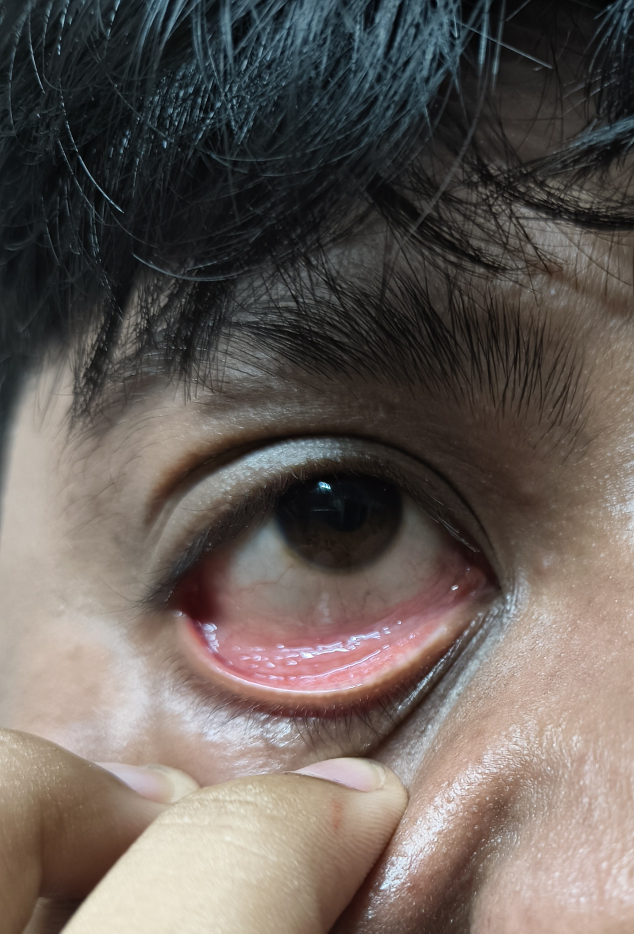
#> input picture backend/test-images/6.jpg, 1902 x 2800 px (shown at 1/3 size); its folder holds only this picture in this run
$ python -i hemoglobin_estimator_old.py   (imports and definitions only)
#> lines starting #> are read from the running program, lines starting #| are printed output that depends on the picture
import cv2
import numpy as np
from config import (
    UPLOAD_FOLDER, EYE_DETECTION, CONJUNCTIVA_CROP,
    HSV_THRESHOLDS, HGB_SCALE, HGB_CALIBRATION
)
import os

def estimate_hemoglobin(image_stream, save_debug=True, user_id=None):
    """Detects eye region, extracts conjunctiva, estimates hemoglobin."""

    if not user_id:
        raise ValueError("Missing user_id — required for per-user file separation")

    file_bytes = np.frombuffer(image_stream.read(), np.uint8)
    img = cv2.imdecode(file_bytes, cv2.IMREAD_COLOR)
    if img is None:
        raise ValueError("Could not decode uploaded image")

    gray = cv2.cvtColor(img, cv2.COLOR_BGR2GRAY)
    eye_cascade = cv2.CascadeClassifier(cv2.data.haarcascades + 'haarcascade_eye.xml')

    eyes = eye_cascade.detectMultiScale(
        gray,
        scaleFactor=EYE_DETECTION["scaleFactor"],
        minNeighbors=EYE_DETECTION["minNeighbors"],
        minSize=EYE_DETECTION["minSize"]
    )

    if save_debug:
        cv2.imwrite(os.path.join(UPLOAD_FOLDER, f"original_{user_id}.jpg"), img)

    if len(eyes) == 0:
        return 0

    for (ex, ey, ew, eh) in eyes:
        eye_roi = img[ey:ey+eh, ex:ex+ew]
        h, w = eye_roi.shape[:2]

        lc = int(h / CONJUNCTIVA_CROP["lower_crop_ratio"])
        lt = int(w / CONJUNCTIVA_CROP["left_trim_ratio"])
        rt = int(w / CONJUNCTIVA_CROP["right_trim_ratio"])
        eye_roi = eye_roi[lc:h, lt:(w - rt)]

        hsv = cv2.cvtColor(eye_roi, cv2.COLOR_BGR2HSV)
        mask1 = cv2.inRange(hsv, HSV_THRESHOLDS["lower_red1"], HSV_THRESHOLDS["upper_red1"])
        mask2 = cv2.inRange(hsv, HSV_THRESHOLDS["lower_red2"], HSV_THRESHOLDS["upper_red2"])
        mask = cv2.bitwise_or(mask1, mask2)

        kernel = np.ones((5, 5), np.uint8)
        mask = cv2.morphologyEx(mask, cv2.MORPH_CLOSE, kernel, iterations=2)
        mask = cv2.GaussianBlur(mask, (5, 5), 0)

        cnts, _ = cv2.findContours(mask, cv2.RETR_EXTERNAL, cv2.CHAIN_APPROX_SIMPLE)
        if not cnts:
            continue

        c = max(cnts, key=cv2.contourArea)
        mask_contour = np.zeros_like(mask)
        cv2.drawContours(mask_contour, [c], -1, 255, thickness=cv2.FILLED)
        conjunctiva = cv2.bitwise_and(eye_roi, eye_roi, mask=mask_contour)

        if save_debug:
            cv2.imwrite(os.path.join(UPLOAD_FOLDER, f"eye_0_{user_id}.jpg"), eye_roi)
            cv2.imwrite(os.path.join(UPLOAD_FOLDER, f"mask_0_{user_id}.jpg"), mask)
            cv2.imwrite(os.path.join(UPLOAD_FOLDER, f"conjunctiva_0_{user_id}.jpg"), conjunctiva)

        non_black = cv2.inRange(conjunctiva, np.array([10, 10, 10]), np.array([255, 255, 255]))
        mean_bgr = cv2.mean(conjunctiva, mask=non_black)
        b, g, r = mean_bgr[:3]

        color_intensity = (r - g * 0.5 - b * 0.25)
        Hgb = HGB_CALIBRATION["offset"] + (color_intensity / HGB_CALIBRATION["scale_divisor"]) * HGB_CALIBRATION["scale_factor"]
        Hgb = round(max(HGB_SCALE["min"], min(HGB_SCALE["max"], Hgb)), 1)

        return Hgb

    return 0

>>> import cv2
>>> picture = cv2.imread('../test-images/6.jpg', cv2.IMREAD_GRAYSCALE)
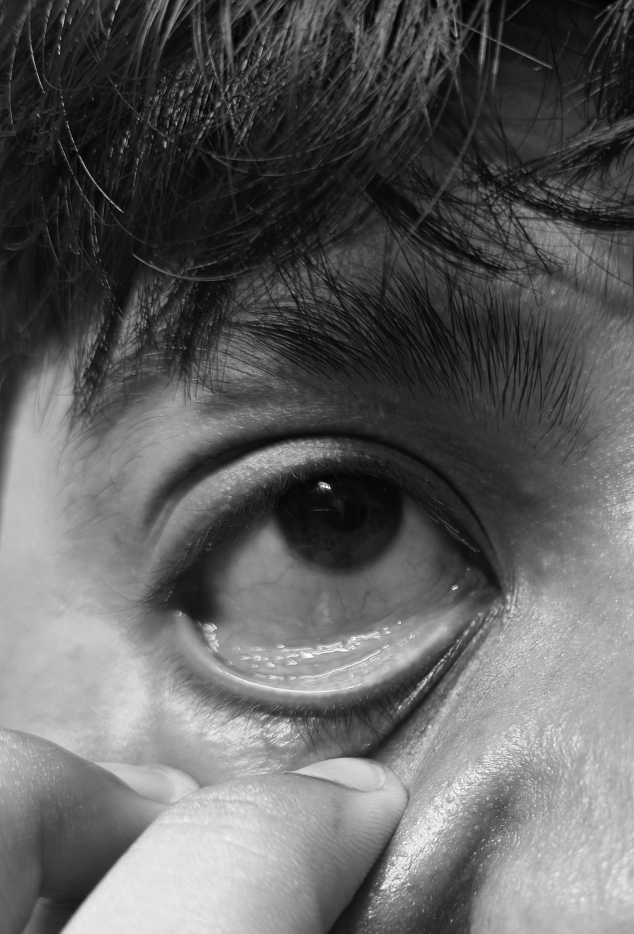
#> picture: shape (2800, 1902) (shown at 1/3 size); min 0, max 255, mean 96.1
>>> result = estimate_hemoglobin(picture)
#> (the run stopped early here; a loop or call above may not have finished)

$ run again, on backend/test-images/IMG_20251031_005229025.jpg
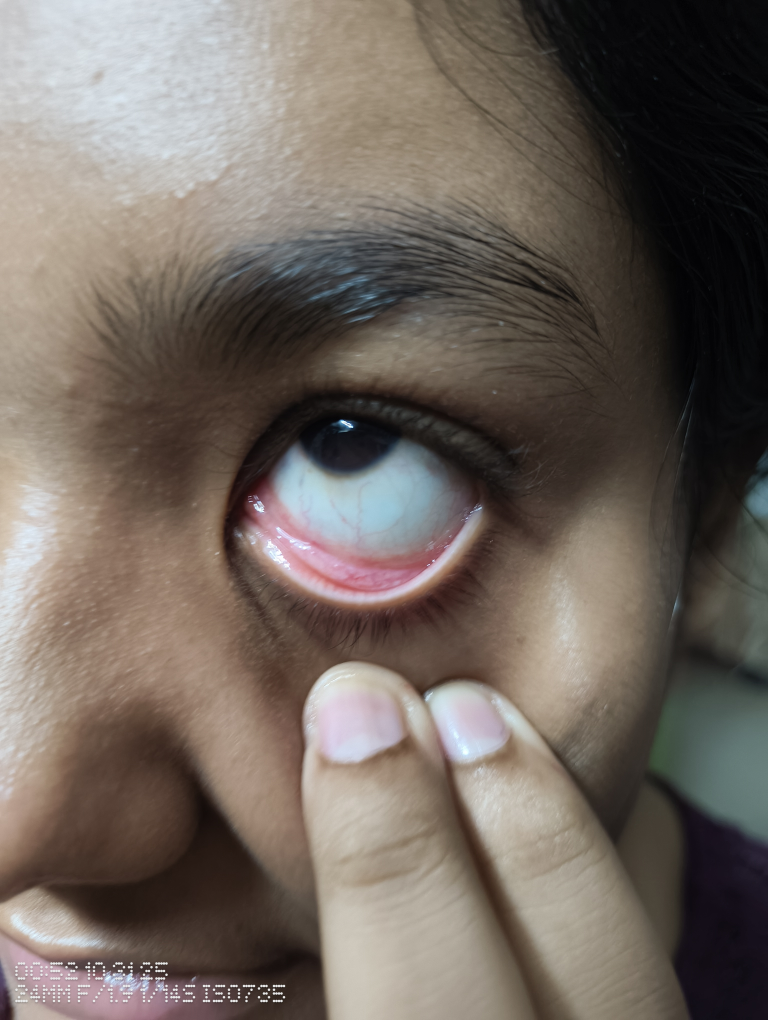
#> input picture backend/test-images/IMG_20251031_005229025.jpg, 3072 x 4080 px (shown at 1/4 size)
#> `picture = cv2.imread('../test-images/6.jpg', cv2.IMREAD_GRAYSCALE)`:
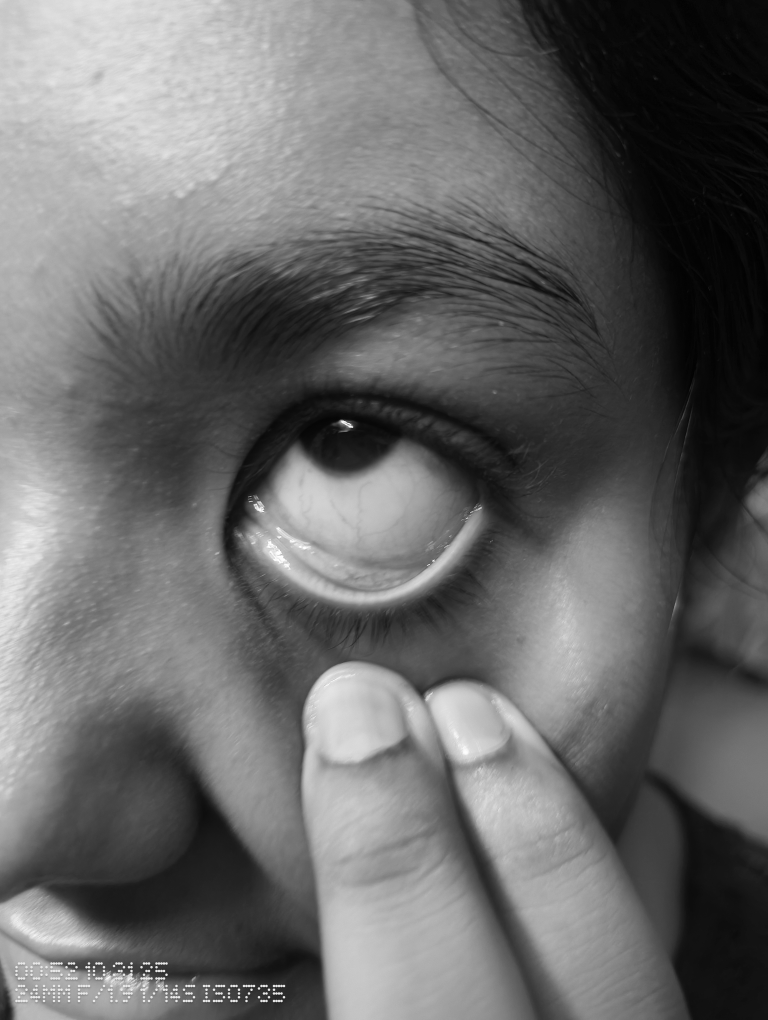
#> picture: shape (4080, 3072) (shown at 1/4 size); min 0, max 255, mean 104.3

$ run again, on backend/test-images/1.png
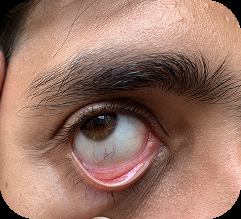
#> input picture backend/test-images/1.png, 241 x 219 px
#> `picture = cv2.imread('../test-images/6.jpg', cv2.IMREAD_GRAYSCALE)`:
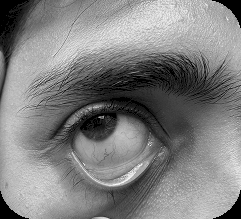
#> picture: shape (219, 241); min 0, max 255, mean 127.9

$ run again, on backend/test-images/2.png
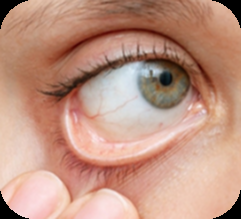
#> input picture backend/test-images/2.png, 241 x 219 px
#> `picture = cv2.imread('../test-images/6.jpg', cv2.IMREAD_GRAYSCALE)`:
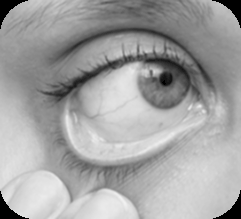
#> picture: shape (219, 241); min 0, max 241, mean 162
